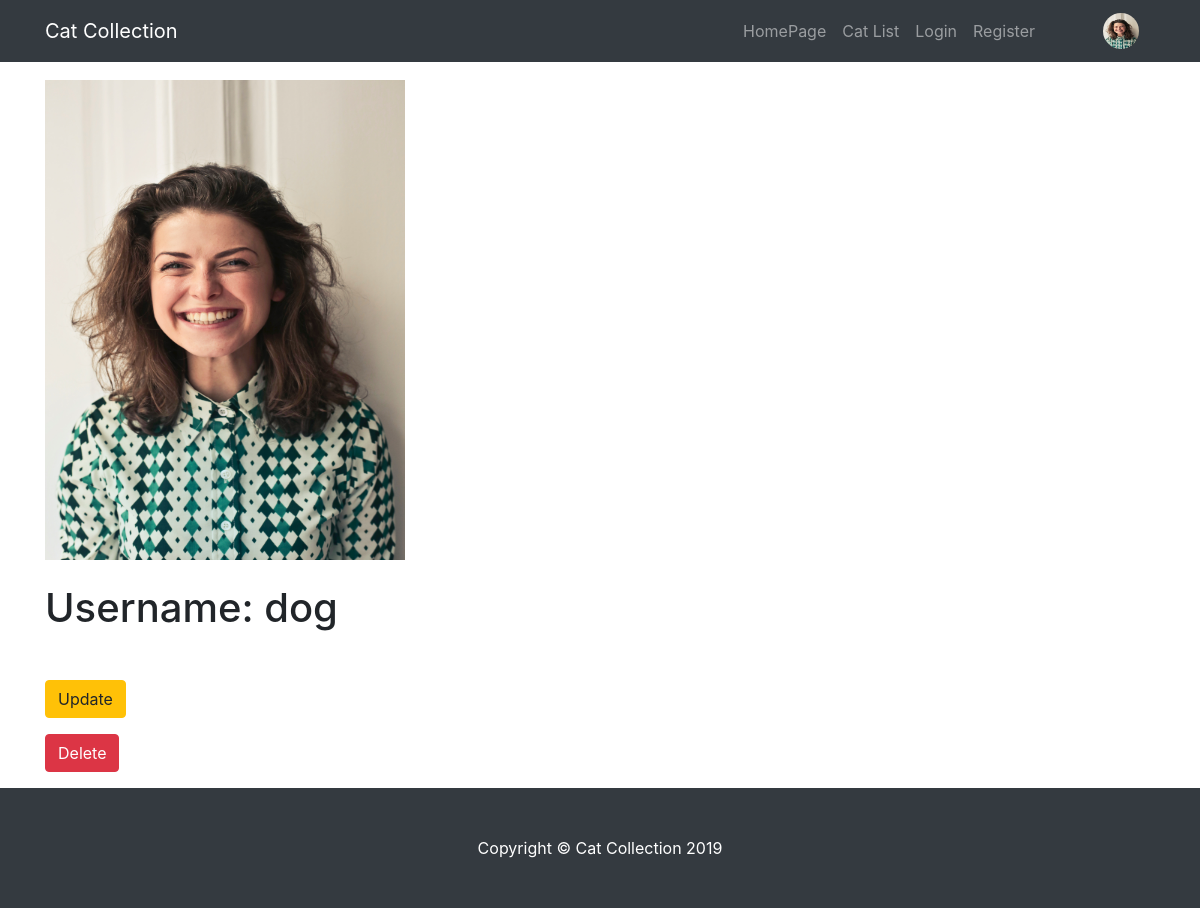
The page /cat_app/profile/1/ on the database as committed earlier.
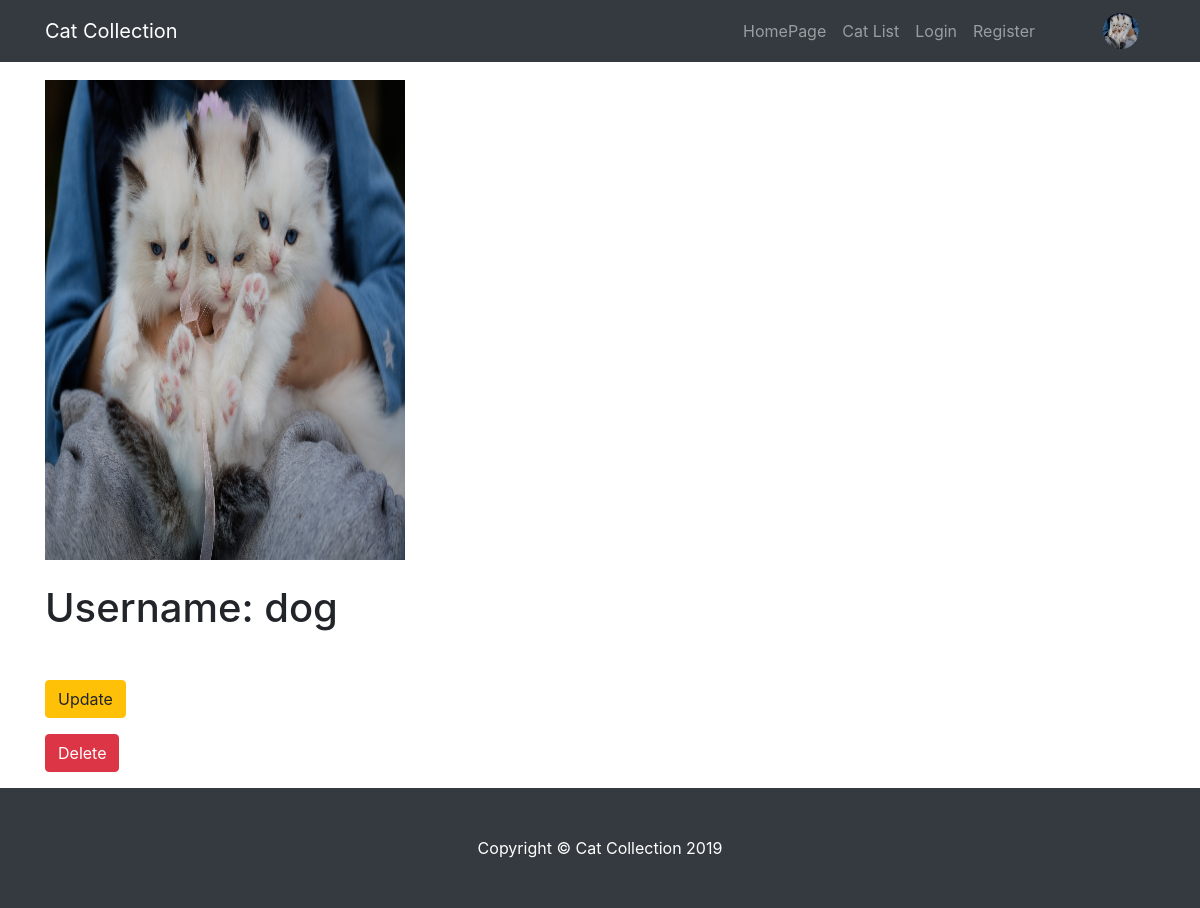
The same page on the database as committed later.
### cat_app/models.py (models this page shows, shortened)
class UserProfileInfo(models.Model):
	user = models.OneToOneField(User, related_name='userprofileinfos', on_delete=models.CASCADE, blank=True, null=True, default=1)
	picture = models.ImageField(upload_to='images', blank=True, null=True)

### cat_app/views.py (the view)
# urls.py: url(r'^profile/(?P<pk>\d+)/$', views.UserProfileDetailView.as_view(), name='profile_detail'),
class UserProfileDetailView(DetailView):
	context_object_name = 'profile_detail'
	model = models.UserProfileInfo
	template_name = 'cat_app/profile_detail.html'

### templates/cat_app/profile_detail.html (shortened to what this page needs)
{% extends "cat_app/base_footer.html" %}
{% load static %}
{% block templatecss %}<link href="{% static 'css/profile.css' %}" rel="stylesheet">{% endblock %}
{% block imagenav %}<img class="imageframe" src="../../../media/{{ profile_detail.picture }}" alt="{{ profile_detail.picture }}">{% endblock %}
{% block content %}
    <br>
    <img class="profile-center" src="../../../media/{{ profile_detail.picture }}"/>
    <br>
    <h1 class="my-4">Username: {{ profile_detail.user.username }}</h1>
    <br>
    <div>
      <p><a class='btn btn-warning' href="{% url 'cat_app:update_profile' pk=profile_detail.pk %}">Update</a></p>
    </div>
    <div>
      <p><a class='btn btn-danger' href="{% url 'cat_app:delete_profile' pk=profile_detail.pk %}">Delete</a></p>
    </div>
{% endblock %}

Rows that differ between the two databases and show on the page:
changed UserProfileInfo "dog": picture: a different picture
